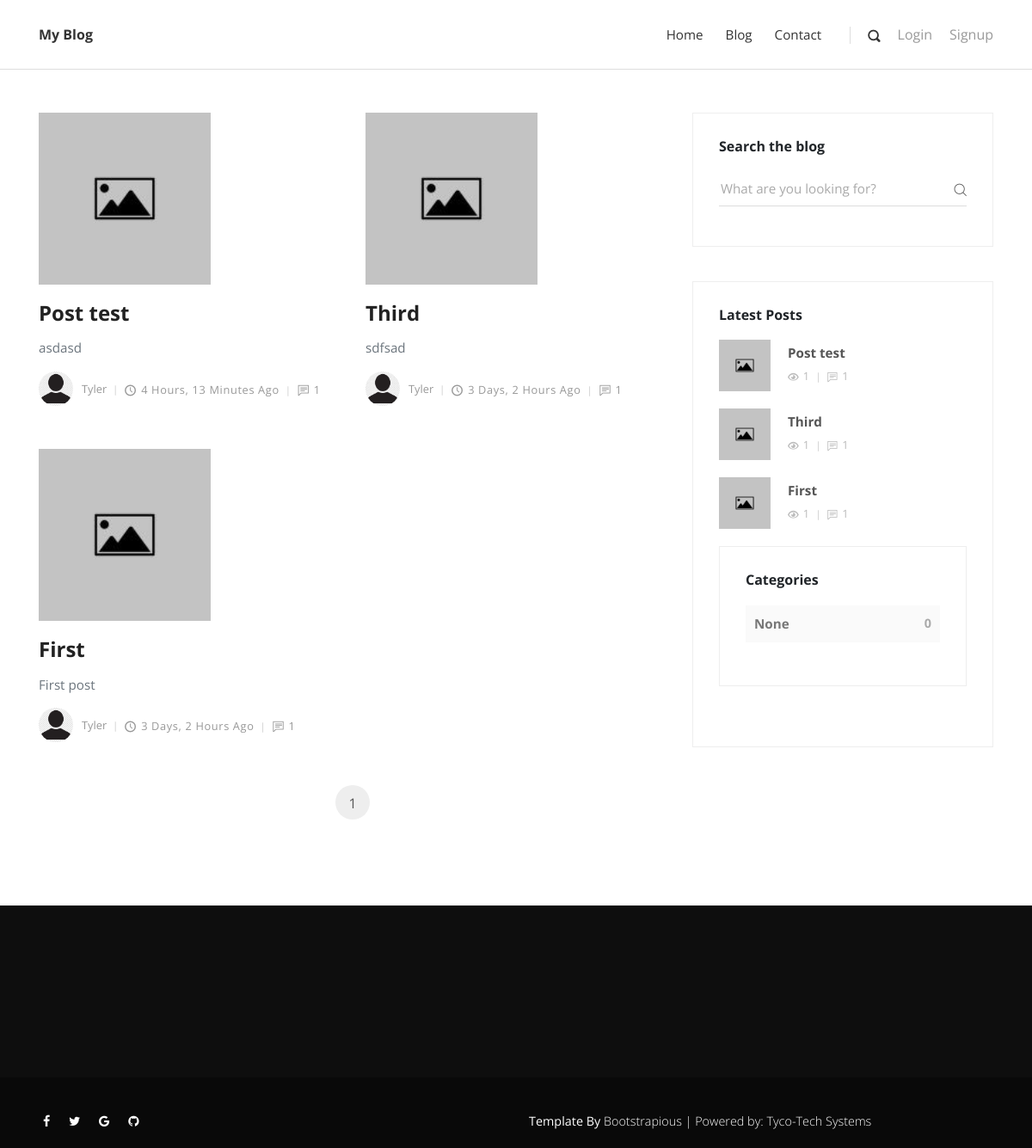
Screenshot of /blog/ with the database file from the repository.
### posts/models.py (models this page shows, shortened)
class Post(models.Model):
    title = models.CharField(max_length=100)
    overview = models.TextField()
    timestamp = models.DateTimeField(auto_now_add=True)
    content = RichTextUploadingField(blank=True, null=True, config_name='default', external_plugin_resources=[(
        'youtube',
        '/static_in_env/vendor/ckeditor_plugins/youtube/youtube/',
        'plugin.js',
    )])
    author = models.ForeignKey(Author, on_delete=models.CASCADE)
    thumbnail = models.ImageField(default='thumbnail.jpg')
    categories = models.ManyToManyField(Category)
    featured = models.BooleanField(default=False)
    previous_post = models.ForeignKey('self', related_name='previous', on_delete=models.SET_NULL, blank=True, null=True)
    next_post = models.ForeignKey('self', related_name='next', on_delete=models.SET_NULL, blank=True, null=True)
    def get_absolute_url(self):
        return reverse('post_detail', kwargs={'id': self.id})
    @property
    def comment_count(self):
        return PostView.objects.filter(post=self).count()
    @property
    def view_count(self):
        return PostView.objects.filter(post=self).count()

class Author(models.Model):
    user = models.OneToOneField(User, on_delete=models.CASCADE)
    profile_picture = models.ImageField()

### posts/views.py (the view)
# urls.py: 2. Add a URL to urlpatterns:  path('blog/', include('blog.urls'))
def blog(request):
    category_count = get_category_count()
    most_recent = Post.objects.order_by('-timestamp')[:3]
    post_list = Post.objects.order_by('-timestamp')
    paginator = Paginator(post_list, 4)
    page_request_var = 'page'
    page = request.GET.get(page_request_var)
    try:
        paginated_queryset = paginator.page(page)
    except PageNotAnInteger:
        paginated_queryset = paginator.page(1)
    except EmptyPage:
        paginated_queryset = paginator.page(paginator.num_pages)
    context = {
        'queryset': paginated_queryset,
        'most_recent': most_recent,
        'page_request_var': page_request_var,
        'category_count': category_count,
    }
    return render(request, 'blog.html', context)

### posts/views.py (called while the page is built)
def get_category_count():
    queryset = Post.objects.values('categories__title').annotate(Count('categories'))
    return queryset

### templates/blog.html (shortened to what this page needs)
{% extends 'base.html' %}
{% load static %}
{% block content %}
    <div class="container">
      <div class="row">
        <main class="posts-listing col-lg-8">
          <div class="container">
            <div class="row">
              {% for post in queryset %}
              <div class="post col-xl-6">
                <div class="post-thumbnail"><a href="{{ post.get_absolute_url }}"><img src="{{ post.thumbnail.url }}" alt="..." class="img-fluid" width="200" height="200"></a></div>
                <div class="post-details">
                  <a href="{{ post.get_absolute_url }}">
                    <h3 class="h4">{{ post.title }}</h3></a>
                  <p class="text-muted">{{ post.overview }}</p>
                  <footer class="post-footer d-flex align-items-center">
                    <a href="#" class="author d-flex align-items-center flex-wrap">
                      <div class="avatar"><img src="{{ post.author.profile_picture.url }}" alt="..." class="img-fluid"></div>
                      <div class="title"><span>{{ post.author.user.username }}</span></div>
                    </a>
                    <div class="date"><i class="icon-clock"></i>{{ post.timestamp|timesince }} ago</div>
                    <div class="comments meta-last"><i class="icon-comment"></i>{{ post.comment_count }}</div>
                  </footer>
                </div>
              </div>
              {% endfor %}
            </div>
            <nav aria-label="Page navigation example">
              <ul class="pagination pagination-template d-flex justify-content-center">
                <li class="page-item"><a href="?{{ page_request_var }}={{ queryset.number }}" class="page-link active">{{ queryset.number }}</a></li>
              </ul>
            </nav>
          </div>
        </main>
        {% include 'sidebar.html' with most_recent=most_recent category_count=category_count %}
      </div>
    </div>
{% endblock content %}

### templates/sidebar.html
        <aside class="col-lg-4">
          <div class="widget search">
            <header>
              <h3 class="h6">Search the blog</h3>
            </header>
            <form action="{% url 'search' %}" class="search-form">
              <div class="form-group">
                <input type="text" name="q" placeholder="What are you looking for?">
                <button type="submit" class="submit"><i class="icon-search"></i></button>
              </div>
            </form>
          </div>
          <div class="widget latest-posts">
            <header>
              <h3 class="h6">Latest Posts</h3>
            </header>
            <div class="blog-posts"><a href="#">
               {% for post in most_recent %}
                <a href="{{ post.get_absolute_url }}">
                    <div class="item d-flex align-items-center">
                      <div class="image"><img src="{{ post.thumbnail.url }}" alt="..." class="img-fluid"></div>
                      <div class="title"><strong>{{ post.title }}</strong>
                        <div class="d-flex align-items-center">
                          <div class="views"><i class="icon-eye"></i>{{ post.view_count }}</div>
                          <div class="comments"><i class="icon-comment"></i>{{ post.comment_count }}</div>
                        </div>
                      </div>
                    </div>
                </a>
               {% endfor %}
            </div>
          <div class="widget categories">
            <header>
              <h3 class="h6">Categories</h3>
            </header>
            {% for cat in category_count %}
            <div class="item d-flex justify-content-between">
                <a href="#">{{ cat.categories__title }}</a><span>{{ cat.categories__count }}</span>
            </div>
            {% endfor %}
            </div>
        </aside>

### rows the page displays
Post: thumbnail (picture), title "Post test", overview "asdasd", author.profile_picture (placeholder picture), author.user.username "Tyler", timestamp "4 Hours, 13 Minutes", comment_count "1", view_count "1"
Post: thumbnail (picture), title "Third", overview "sdfsad", author.profile_picture (placeholder picture), author.user.username "Tyler", timestamp "3 Days, 2 Hours", comment_count "1", view_count "1"
Post: thumbnail (picture), title "First", overview "First post", author.profile_picture (placeholder picture), author.user.username "Tyler", timestamp "3 Days, 2 Hours", comment_count "1", view_count "1"

### other values shown
{{ queryset.number }} "1"
{{ cat.categories__title }} "None"
{{ cat.categories__count }} "0"
